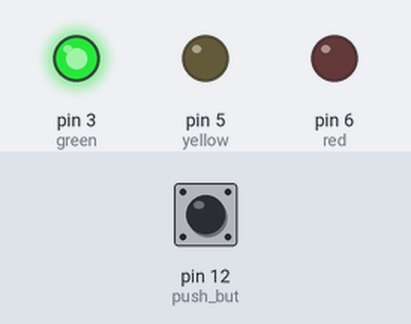
Simulated run of this sketch. Board: Arduino Uno, built with avr-gcc and run on an emulated ATmega328P. On the bench: output pins drawn as LEDs (lit = HIGH). The inputs (shaded band) are chosen by the test bench; at power-on: pin 12 (push_but) LOW.

Above: at 1.2 s.
1.3 s: pin 12 (push_but) pulled HIGH for 0.15 s
At 2.1 s:
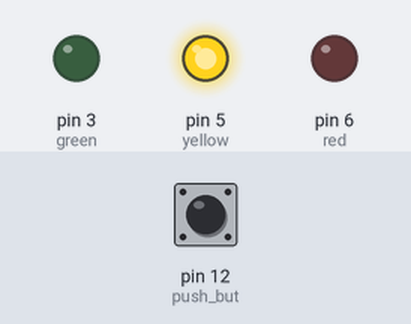
At 5.6 s:
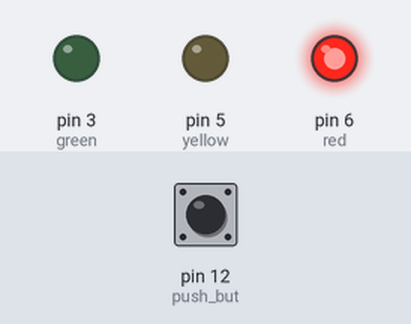
Timing chart, 0 to 12.8 s (numbered marks = the images above; inputs shaded):
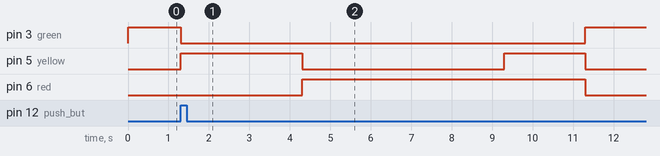

Measured:
- after the input at 1.3 s, pin 3 (green): HIGH → LOW at once, → HIGH 10.0 s later; pin 5 (yellow): LOW → HIGH at once, → LOW 3.0 s later, → HIGH 5.0 s later, → LOW 2.0 s later; pin 6 (red): LOW → HIGH after 3.0 s, → LOW 7.0 s later

The sketch:

Traffic_Light_User_controlled.ino
```cpp
void setup() {
  #define push_but 12
  #define green 3
  #define yellow 5
  #define red 6
  pinMode(green,OUTPUT);
  pinMode(yellow,OUTPUT);
  pinMode(red,OUTPUT);
  pinMode(push_but,INPUT);
  digitalWrite(green,HIGH);
}
void loop(){
    if(digitalRead(push_but)==HIGH){
      changeLights();
      delay(14000);
    }
}

void changeLights(){
    digitalWrite(green, LOW);
    digitalWrite(yellow, HIGH);
    delay(3000);
    digitalWrite(yellow, LOW);
    digitalWrite(red, HIGH);
    delay(5000);
    digitalWrite(yellow, HIGH);
    delay(2000);
    digitalWrite(yellow, LOW);
    digitalWrite(red, LOW);
    digitalWrite(green, HIGH);
    delay(3000);
}
```
